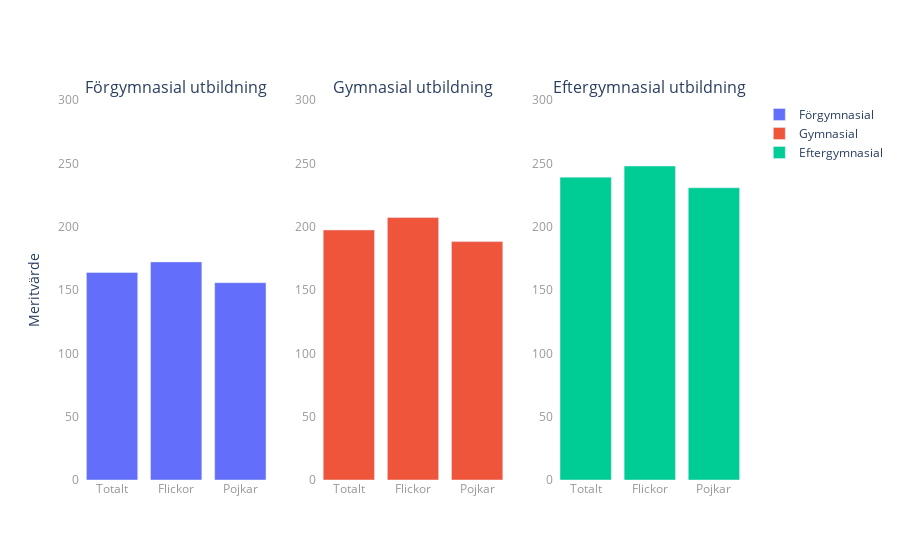

Notebook code cell kept with this figure:
### Markdown cell above
c) Undersök nu andra variabler, och hur de påverkar meritvärde och andel med minst ett saknat betyg. Data finns för
läsår 22/23. Exempel kan man undersöka föräldrarnas utbildningsbakgrund. Rita lämpliga grafer.

### Code cell
from plotly.subplots import make_subplots
import plotly.graph_objects as go

# Skapa en figur för meritvärde
fig_merit = make_subplots(rows=1, cols=3, subplot_titles=("Förgymnasial utbildning", "Gymnasial utbildning", "Eftergymnasial utbildning"))

# Lägger till stapeldiagram för meritvärde för varje utbildningsnivå
# Förgymnasial utbildning
fig_merit.add_trace(go.Bar(x=["Totalt", "Flickor", "Pojkar"], y=[163.8, 172.2, 155.8], name="Förgymnasial"), row=1, col=1)
# Gymnasial utbildning
fig_merit.add_trace(go.Bar(x=["Totalt", "Flickor", "Pojkar"], y=[197.4, 207.2, 188.2], name="Gymnasial"), row=1, col=2)
# Eftergymnasial utbildning
fig_merit.add_trace(go.Bar(x=["Totalt", "Flickor", "Pojkar"], y=[239.1, 247.9, 230.7], name="Eftergymnasial"), row=1, col=3)

# Uppdatera layout
fig_merit.update_yaxes(title_text="Meritvärde", range=[0, 300], row=1, col=1)
fig_merit.update_yaxes(range=[0, 300], row=1, col=2)
fig_merit.update_yaxes(range=[0, 300], row=1, col=3)
fig_merit.update_xaxes(showgrid=False)
fig_merit.update_yaxes(showgrid=False)
fig_merit.update_xaxes(tickfont=dict(color="#999"))
fig_merit.update_yaxes(tickfont=dict(color="#999"))
fig_merit.update_layout(plot_bgcolor="white")
fig_merit.write_html("Labb2_visualiseringar/upg1_c.html")
fig_merit.show()

### Figure 1 — Plotly figure (JSON) as saved in the notebook; plotly's stock layout.template omitted (floating-point values rounded to 4 significant figures)
{"data": [{"name": "Förgymnasial", "type": "bar", "x": ["Totalt", "Flickor", "Pojkar"], "xaxis": "x", "y": [163.8, 172.2, 155.8], "yaxis": "y"}, {"name": "Gymnasial", "type": "bar", "x": ["Totalt", "Flickor", "Pojkar"], "xaxis": "x2", "y": [197.4, 207.2, 188.2], "yaxis": "y2"}, {"name": "Eftergymnasial", "type": "bar", "x": ["Totalt", "Flickor", "Pojkar"], "xaxis": "x3", "y": [239.1, 247.9, 230.7], "yaxis": "y3"}], "layout": {"annotations": [{"font": {"size": 16}, "showarrow": false, "text": "Förgymnasial utbildning", "x": 0.1444, "xanchor": "center", "xref": "paper", "y": 1, "yanchor": "bottom", "yref": "paper"}, {"font": {"size": 16}, "showarrow": false, "text": "Gymnasial utbildning", "x": 0.5, "xanchor": "center", "xref": "paper", "y": 1, "yanchor": "bottom", "yref": "paper"}, {"font": {"size": 16}, "showarrow": false, "text": "Eftergymnasial utbildning", "x": 0.8556, "xanchor": "center", "xref": "paper", "y": 1, "yanchor": "bottom", "yref": "paper"}], "plot_bgcolor": "white", "xaxis": {"anchor": "y", "domain": [0, 0.2889], "showgrid": false, "tickfont": {"color": "#999"}}, "xaxis2": {"anchor": "y2", "domain": [0.3556, 0.6444], "showgrid": false, "tickfont": {"color": "#999"}}, "xaxis3": {"anchor": "y3", "domain": [0.7111, 1], "showgrid": false, "tickfont": {"color": "#999"}}, "yaxis": {"anchor": "x", "domain": [0, 1], "range": [0, 300], "showgrid": false, "tickfont": {"color": "#999"}, "title": {"text": "Meritvärde"}}, "yaxis2": {"anchor": "x2", "domain": [0, 1], "range": [0, 300], "showgrid": false, "tickfont": {"color": "#999"}}, "yaxis3": {"anchor": "x3", "domain": [0, 1], "range": [0, 300], "showgrid": false, "tickfont": {"color": "#999"}}}}
